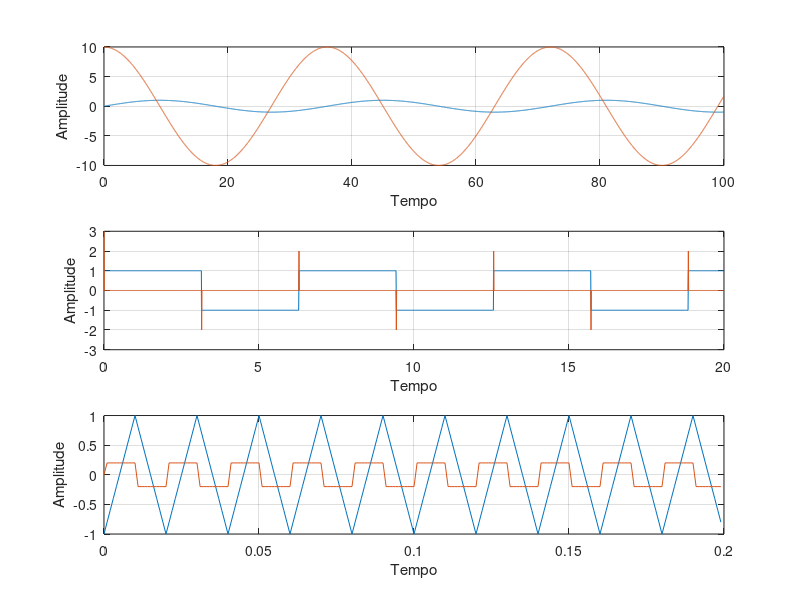

This chart was generated by the following MATLAB code:
%esboco da onda senoidal

w = 10;             %definicao da frequencia
t1 = 0:0.01:100;     % definicao do intervalo de tempo
f = sind(w*t1);      %funcao seno
df = w*cosd(w*t1);   %derivada da funcao seno
subplot(3,1,1)
plot (t1,f, t1,df)    %plot da onda sobre sua derivada
xlabel ('Tempo')
ylabel ('Amplitude')
grid on

%esboco da onda quadrada

t2=(0:0.01:20);          %definicao do tempo
f=square(t2);            %definicao da funcao
df = diff(f);%derivada da funcao
subplot(3,1,2)
plot(t2, f, t2, [5, df])  % plot da funcao  
axis([0 20 -3 3])       %definicao dos limites dos eixos
xlabel('Tempo')
ylabel('Amplitude')
grid on

%esboco da onda triangular

T = 10*(1/50); %Faz o tempo T mostrar 10 periodos
fs = 1000;  % quantidade de amostras

t3 = 0:1/fs:T-1/fs; %determinacao do tempo
f = sawtooth(2*pi*50*t3,1/2); %definicao da frequencia da onda e o duty cicle
df = diff(f); %derivada da onda triangular
subplot(3,1,3)
plot(t3,f, t3, [0 df])
xlabel('Tempo')
ylabel('Amplitude')
grid on
